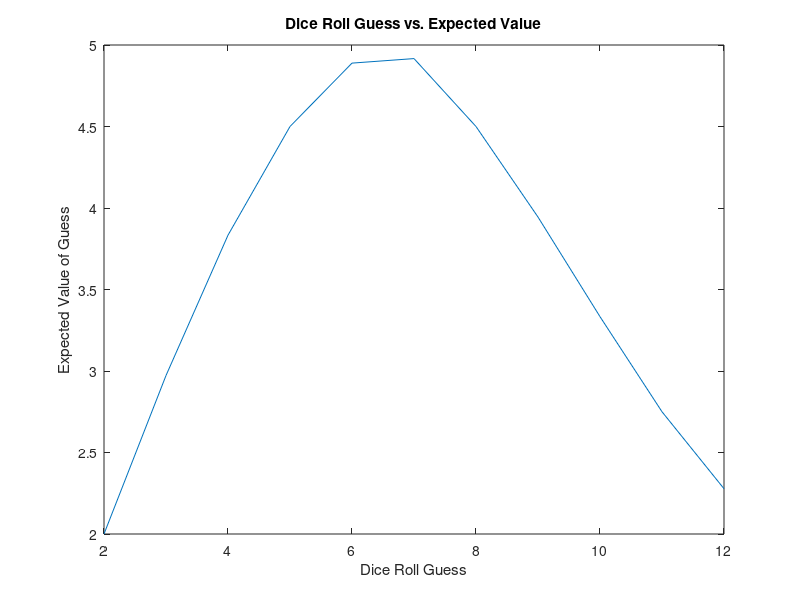
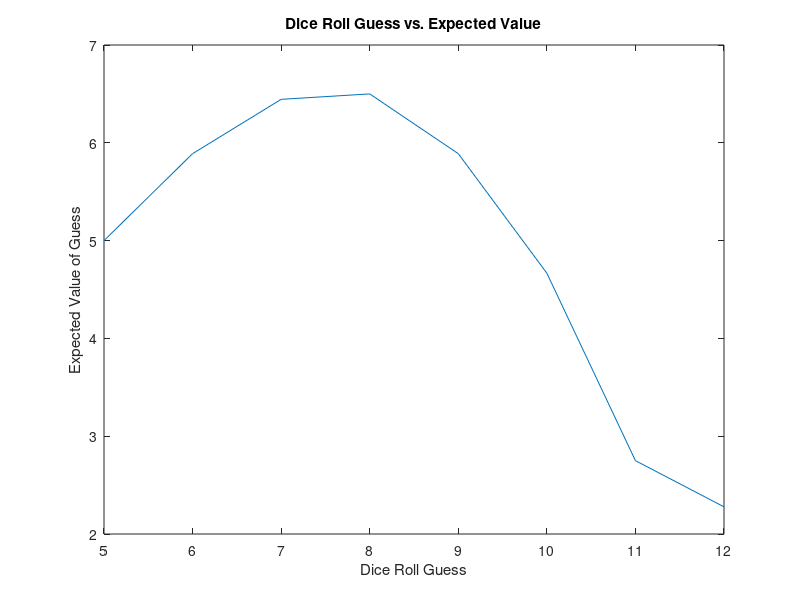

The MATLAB source for these figures, in order:
%{
dice roll probabilities
according to this website:
http://mathworld.wolfram.com/Dice.html
%}
rolls = 2:12;
probs = (6-abs(rolls-7))/36;

%each entry is probability of that roll or greater
probsGreater = [1 1-cumsum(probs)];
probsGreater = probsGreater(1:end-1);

%expected value for each entry
expectedValue = rolls.*probsGreater + 2.*(1-probsGreater);

figure
plot(rolls,expectedValue)
xlabel('Dice Roll Guess');
ylabel('Expected Value of Guess');
title('Dice Roll Guess vs. Expected Value');
%%

%roll the dice
diceOne = 1:6;
diceTwo = 1:6;
[ONE,TWO] = meshgrid(diceOne,diceTwo);
matrixOfPossible = ONE+TWO;

%change lowest one to 4 if one is less than 4
for i = 1:6
   for j = 1:6
       if(i < 4 || j < 4)
           newI = i; newJ = j;
          if(i < j)
             newI = 4; 
          else
             newJ = 4;
          end
          matrixOfPossible(i,j)=newI+newJ;
       end
   end
end

%tabulate the outcomes and probabilities of each one
curTable = tabulate(matrixOfPossible(:));
rolls = curTable(:,1);
probs = curTable(:,2)./sum(curTable(:,2));
rolls = rolls(5:end); probs = probs(5:end);

%each entry is probability of that roll or greater
probsGreater = [1 1-cumsum(probs')];
probsGreater = probsGreater(1:end-1);

%expected value for each entry
expectedValue = (rolls').*probsGreater + 2.*(1-probsGreater);

figure
plot(rolls,expectedValue)
xlabel('Dice Roll Guess');
ylabel('Expected Value of Guess');
title('Dice Roll Guess vs. Expected Value');



